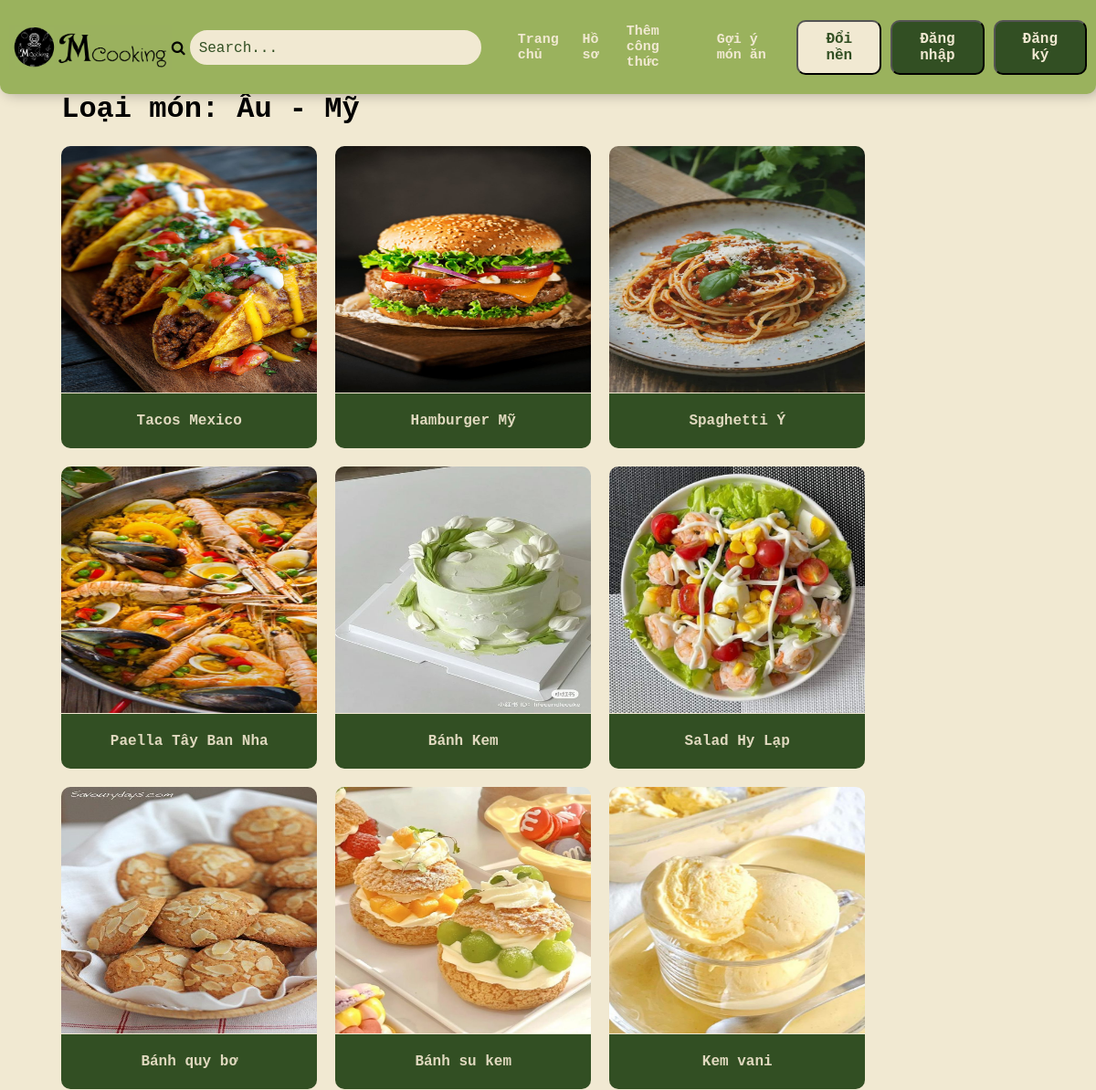
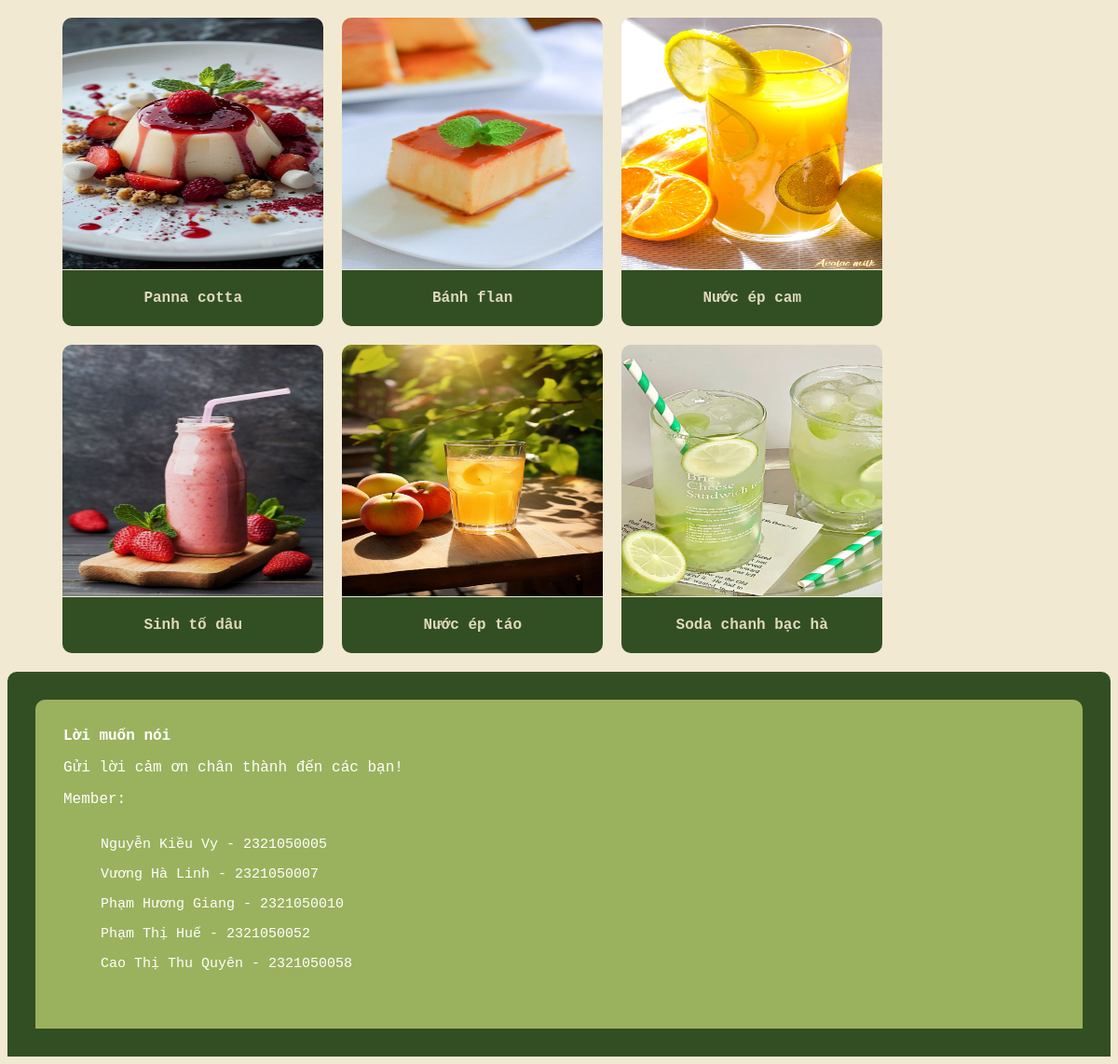
The app's page /gdnguoidung/index.php?page=dstheoloaimon&id=2 with its own data (2 pictures, top to bottom).
### tables this page shows
CREATE TABLE IF NOT EXISTS loai_mon(
	id INT PRIMARY KEY AUTO_INCREMENT,
	ten_loai VARCHAR(20)
);

CREATE TABLE IF NOT EXISTS mon_an(
	id INT PRIMARY KEY AUTO_INCREMENT,
	ten_mon_an VARCHAR(100) NOT NULL,
	mo_ta TEXT,
	thoi_gian_nau INT,
	nguoi_dang_id INT,
	ngay_dang DATE,
	hinh_anh VARCHAR(255),
    trang_thai VARCHAR(20),
	FOREIGN KEY (nguoi_dang_id) REFERENCES nguoi_dung(id) ON DELETE CASCADE
);

### gdnguoidung/trangchu/dstheoloaimon.php (the view, shortened to what this page needs)
<!DOCTYPE html>
<html lang="en">
<head>
</head>
<body style="margin-top: 10vh;">
    <?php
        include('../connect.php');
        $id = $_GET['id'];
        $sql = "SELECT ma.id AS mon_an_id,
                    ma.ten_mon_an,
                    lm.ten_loai,
                    ma.hinh_anh
                FROM mon_an ma
                JOIN mon_an_loai_mon malm ON ma.id = malm.mon_an_id
                JOIN loai_mon lm ON malm.loai_mon_id = lm.id
                WHERE lm.id = $id";
        $result = mysqli_query($conn, $sql);
        $loaiMon = mysqli_fetch_array($result);
    ?>
    <div>
        <h1>Loại món: <?php echo $loaiMon['ten_loai'] ?></h1>
    </div>
    <div class="menu">
        <?php while ($loaiMon = mysqli_fetch_array($result)) { ?>
        <a href="index.php?page=chitietmonan&id=<?php echo $row['id']?>">
            <div class="monan">
                <img src="../gdadmin/<?php echo $loaiMon['hinh_anh']?>" style="">
                <div class="mota">
                    <p><?php echo $loaiMon['ten_mon_an']?></p>
                </div>
            </div>
        </a>
        <?php } ?>
    </div>
</body>
</html>

### gdnguoidung/style.css (style rules this page uses)
body { font-family: 'Courier New', Courier, monospace; background-color: #f1e9d2; font-size: 16px; }
a { text-decoration: none; }
.monan img { width: 280px; height: 270px; border-radius: 10px 10px 0 0 ; }
.monan { text-align:center; }
.mota { background-color: #324f23; width: 260px; border-radius: 0 0 10px 10px; padding: 5px 10px; margin-top:-4px; color:#e0d9bf; max-height: 50px; }
.mota p { font-weight:bold; }

### gdnguoidung/trangchu/dstheoloaimon.php (style rules this page uses)
.menu { display:flex; flex-wrap:wrap; gap:20px; }

### records on screen
loai_mon: ten_loai "Âu - Mỹ"
mon_an: hinh_anh (picture), ten_mon_an "Tacos Mexico"
mon_an: hinh_anh (picture), ten_mon_an "Hamburger Mỹ"
mon_an: hinh_anh (picture), ten_mon_an "Spaghetti Ý"
mon_an: hinh_anh (picture), ten_mon_an "Paella Tây Ban Nha"
mon_an: hinh_anh (picture), ten_mon_an "Bánh Kem"
mon_an: hinh_anh (picture), ten_mon_an "Salad Hy Lạp"
mon_an: hinh_anh (picture), ten_mon_an "Bánh quy bơ"
mon_an: hinh_anh (picture), ten_mon_an "Bánh su kem"
mon_an: hinh_anh (picture), ten_mon_an "Kem vani"
mon_an: hinh_anh (picture), ten_mon_an "Panna cotta"
mon_an: hinh_anh (picture), ten_mon_an "Bánh flan"
mon_an: hinh_anh (picture), ten_mon_an "Nước ép cam"
mon_an: hinh_anh (picture), ten_mon_an "Sinh tố dâu"
mon_an: hinh_anh (picture), ten_mon_an "Nước ép táo"
mon_an: hinh_anh (picture), ten_mon_an "Soda chanh bạc hà"
